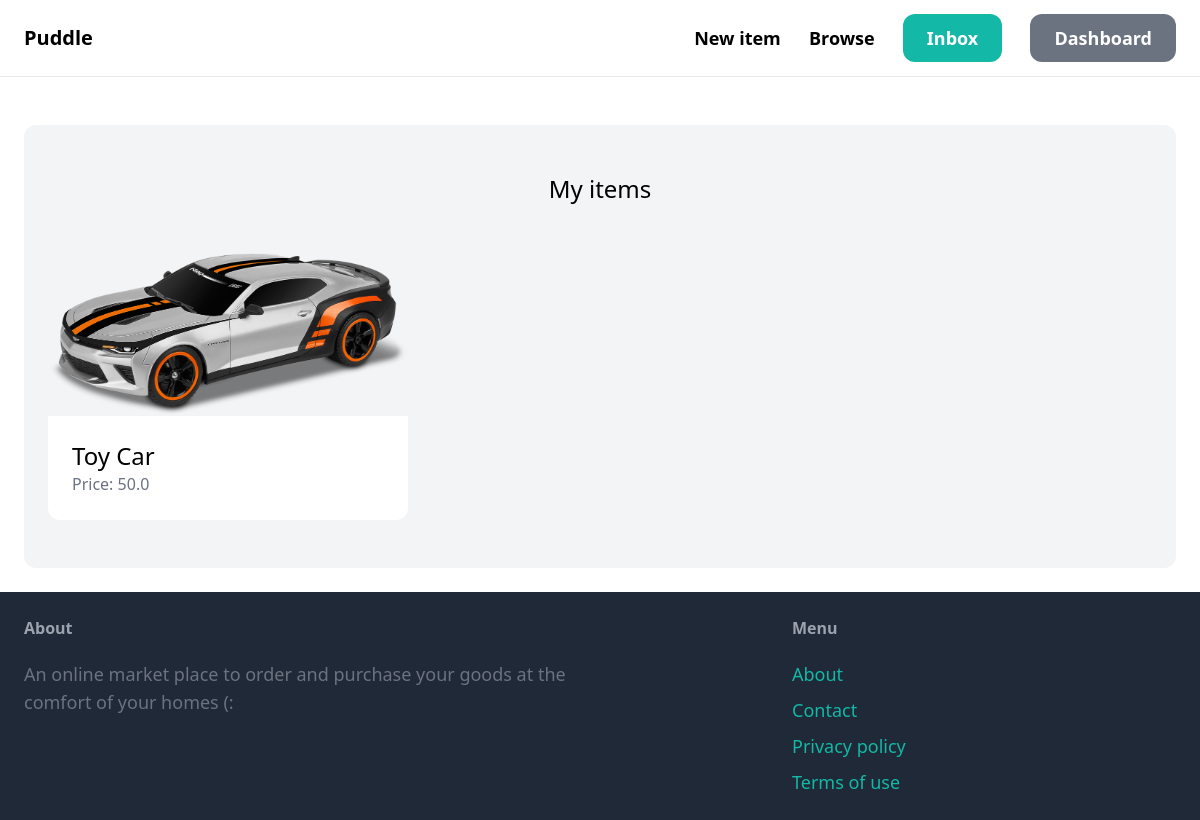
The app's page /dashboard/ (signed in) with its own data.
### item/models.py (models this page shows, shortened)
class Item(models.Model):
        category = models.ForeignKey(Category, related_name='items', on_delete=models.CASCADE)
        name = models.CharField(max_length = 255)
        description = models.TextField(blank = True, null =True)
        price = models.FloatField()
        image = models.ImageField(upload_to='items_images', blank=True, null=True)
        is_sold = models.BooleanField(default = False)
        created_by = models.ForeignKey(User, related_name = 'items', on_delete = models.CASCADE)
        created_at = models.DateTimeField(auto_now_add=True)

### dashboard/views.py (the view)
# urls.py: path('', views.index, name='index'),
@login_required
def index(request):
                    items= Item.objects.filter(created_by = request.user)
                    return render(request, 'dashboard/index.html',{
                            'items':items,
                    })

### dashboard/templates/dashboard/index.html
{% extends 'core/base.html' %} {%block content%}
<div class="mt-6 px-6 py-12 bg-gray-100 rounded-xl">
  <h2 class="mb-12 text-2xl text-center">My items</h2>
  <div class="grid grid-cols-3 gap-3">
    {% for item in items %}
    <div>
      <a href="{% url 'item:detail' item.id %}">
        <div>
          <img src="{{item.image.url}}" class="rounded-t-xl" />
        </div>
        <div class="p-6 bg-white rounded-b-xl">
          <h2 class="text-2xl">{{item.name}}</h2>
          <p class="text-gray-500">Price: {{item.price}}</p>
        </div>
      </a>
    </div>
    {%endfor%}
  </div>
</div>
{% endblock %} {% block title%} Dashboard{% endblock%}

### records on screen
Item: image (picture), name "Toy Car", price "50.0"
